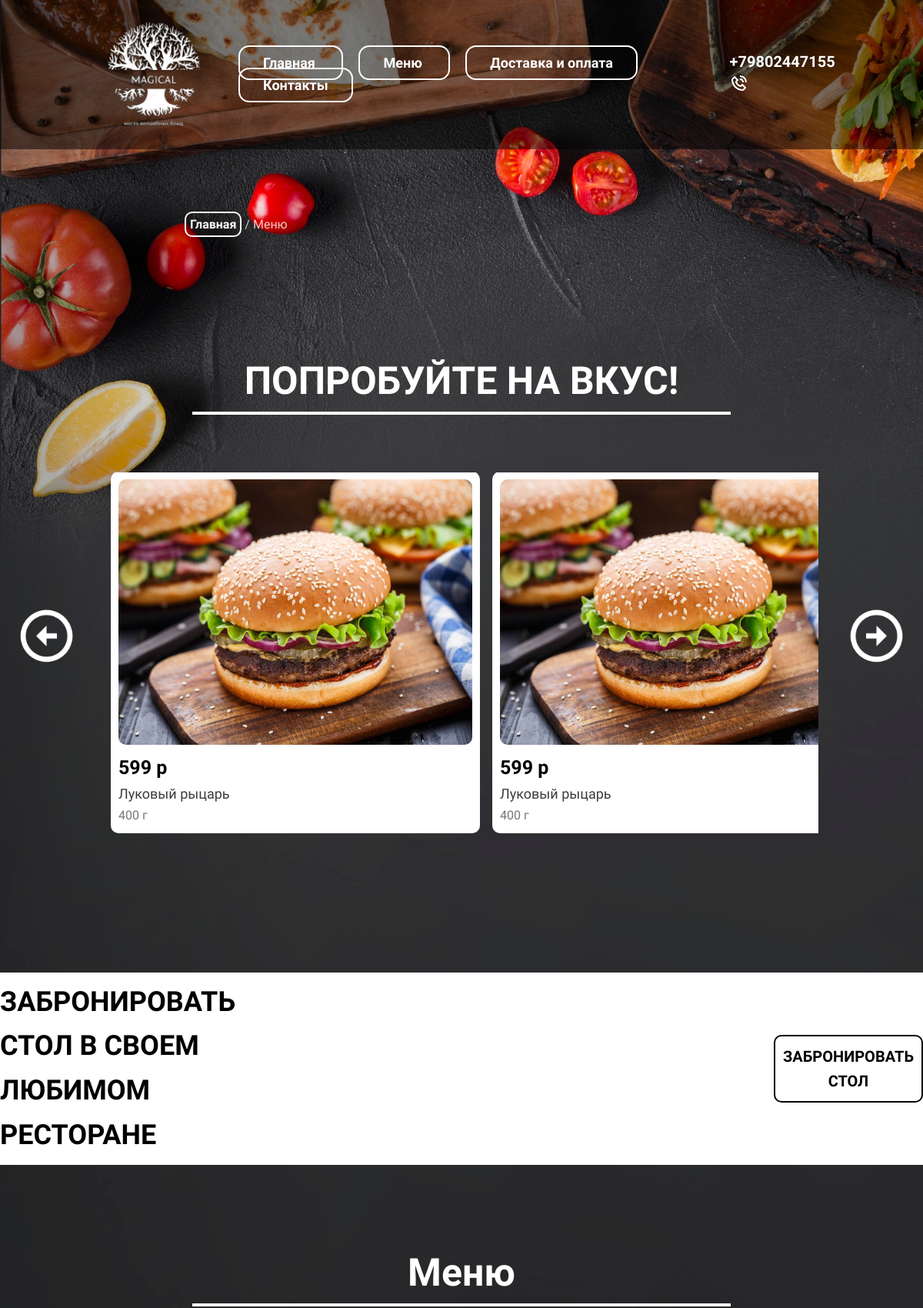
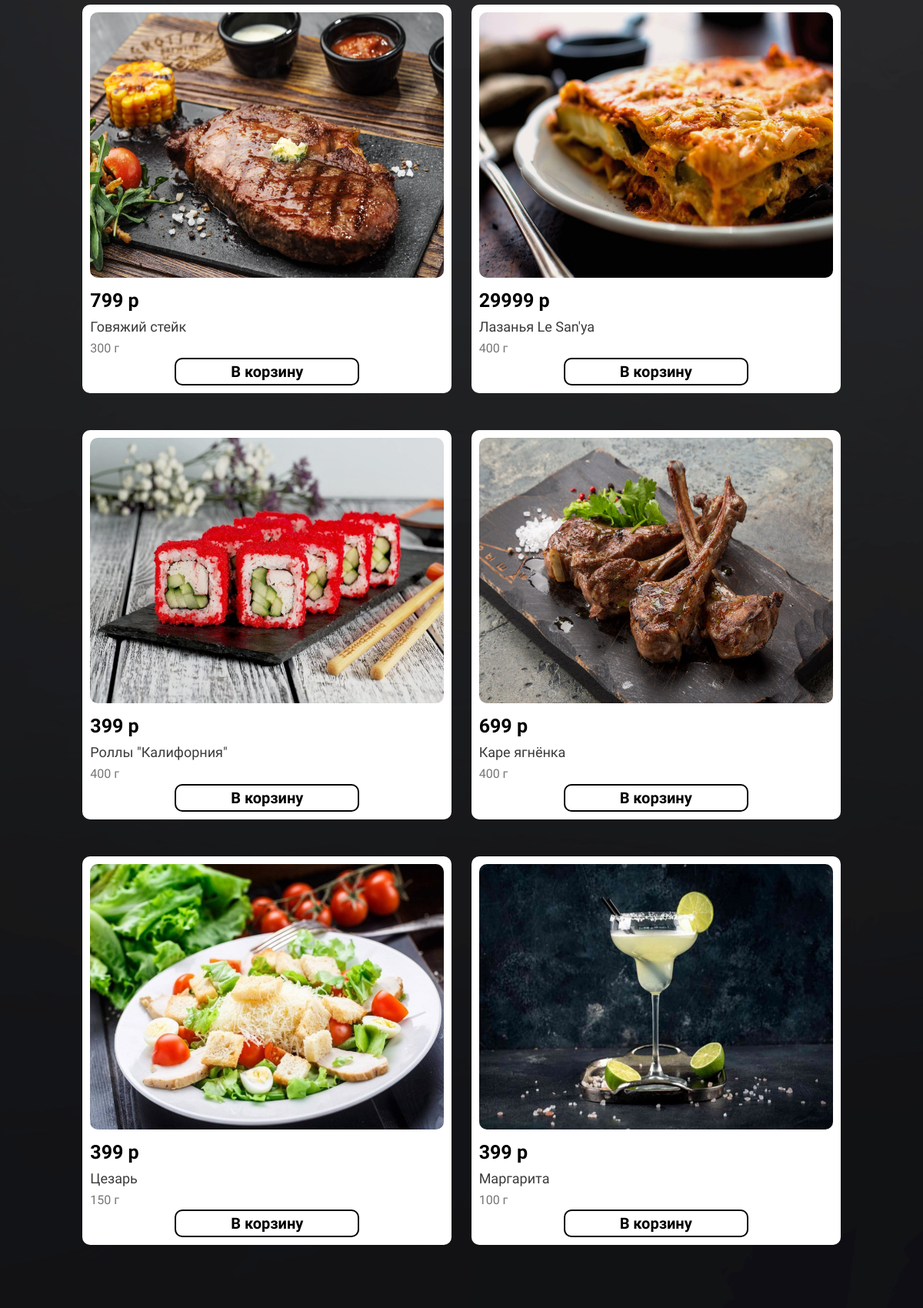
The app's page /menu/ (upper part) with its own data (2 pictures, top to bottom).
### testapp1/models.py (models this page shows, shortened)
class MealMachine(models.Model):
    name = models.CharField(max_length=40, blank=True)
    price = models.IntegerField(blank=True)
    weight = models.IntegerField(blank=True)
    preview_picture = models.CharField(max_length=100, blank=True)

### testapp1/views.py (the view)
# urls.py: path('menu/', menu_page, name='menu'),
def menu_page(request):
    form = BookingForm(request.POST)
    if request.method == 'POST':
        if form.is_valid():
            form.save()
        else:
            form = BookingForm()
    meals = MealMachine.objects.all()
    return render(request, 'menu.html', {'form': form, 'meals': meals})

### templates/Menu.html (shortened to what this page needs)
<!DOCTYPE html>
{% load static %}
<html lang="en">
  <head>
  </head>
  <body style="">
    <div class="header">
       <img src="{% static 'images/magical_top.png' %}" alt="logo" class="logo" />
      <div class="container">
        <a
          href="{% url 'index' %}"
        >
          Главная
        </a>
        <a
          href="{% url 'menu' %}"
        >
          Меню
        </a>
        <a
          href="{% url 'payment_and_delivery_page' %}"
        >
          Доставка и оплата</a
        >
        <a
          href="{% url 'contacts' %}"
        >
          Контакты</a
        >
      </div>
      <a class="phone">
        +79802447155
        <span>
          <img
 /></span
      ></a>
    </div>
    <div class="button">
      <a
        href="{% url 'index' %}"
        >Главная</a
      >
      <span>/ Меню </span>
    </div>
    <div class="info">
      <h1>ПОПРОБУЙТЕ НА ВКУС!</h1>
    </div>
    <div id="app"  class="now">
    <img src="{% static 'images/left-arrow.png' %}" class="arrow-img" @click="scrollLeft">
    <section class="slide">
        <div class="row" ref="slider">
                <div class="card">
                    <img src="{% static 'images/burger.jpg' %}" alt="burger"/>
                    <div class="">
                        <p class="descryption">
                            <p class="d1"> 599 р</p>
                            <p class="d2"> Луковый рыцарь</p>
                            <p class="d3"> 400 г</p>
                        </p>
                </div>
            </div>
                <div class="card">
                    <img src="{% static 'images/burger.jpg' %}" alt="burger"/>
                    <div class="">
                        <p class="descryption">
                            <p class="d1"> 599 р</p>
                            <p class="d2"> Луковый рыцарь</p>
                            <p class="d3"> 400 г</p>
                        </p>
                    </div>
                </div>
        </div>
    </section>
    <img src="{% static 'images/right-arrow.png' %}" class="arrow-img" @click="scrollRight"/>
</div>
    <section class="booking">
      <div class="title-book">
        ЗАБРОНИРОВАТЬ СТОЛ В СВОЕМ ЛЮБИМОМ РЕСТОРАНЕ
      </div>
       <a id="btn-book" class="btn-book"> ЗАБРОНИРОВАТЬ СТОЛ</a>
    </section>
    <h3> Меню</h3>
    <div class="grid">
            {% for meal in meals %}
                <article class="card">
                    <img src="{% static meal.preview_picture %}" alt=""/>
                    <p class="descryption">
           <p class="d1"> {{ meal.price }} р</p>
           <p class="d2"> {{ meal.name }} </p>
           <p class="d3"> {{ meal.weight }} г</p>
         </p>
          <a href="{% url 'add_to_payment_and_delivery' meal.pk %}">
              В корзину
          </a>
                </article>
            {% endfor %}
    </div>
  </body>
</html>

### static/Styles/Priority_menu.css (style rules this page uses)
* { margin: 0; padding: 0; box-sizing: border-box; font-family: "Nova square", sans-serif; }
body { margin: 0; background-image: url('new2.jpg'); line-height: 1.6; max-width: 100%; background-attachment: scroll; background-size: cover; display: inline !important; }
.header { background-color: rgba(0, 0, 0, 0.5); padding: 1px 100px; display: flex; justify-content: space-around; align-items: center; margin-bottom: 85px; }
.phone { color: white; font-size: 20px; font-weight: 700; cursor: pointer; }
.container a { padding: 10px 30px; font-weight: 700; font-size: 18px; border: 2px solid white; border-radius: 14px; margin: 0px 10px; color: white; text-decoration: none; }
.logo { margin: 0px; width: 200px; }
.phone:after { background-color: white; display: block; content: ""; height: 2px; width: 0%; -webkit-transition: width 0.3s ease-in-out; -moz--transition: width 0.3s ease-in-out; transition: width 0.3s ease-in-out; }
.button a { text-decoration: none; color: white; margin-left: 240px; padding: 5px; font-style: bold; border: 2px solid white; border-radius: 10px; width: fit-content; font-weight: bold; }
.button span { color: rgba(255, 255, 255, 0.788); }
body h1 { max-width: 60%; margin-inline: auto; color: white; font-size: 50px; max-height: 100vh; margin-top: 150px; text-align: center; font-weight: bolder; padding: 0px; border-bottom: 4px solid white; width: 700px; }
.card { background-color: white; max-width: 480px; max-height: 100%; flex-shrink: 0; border-radius: 10px; margin: 0.5rem; margin-bottom: 40px; color: black; display: flex; flex-direction: column; padding-bottom: 10px; }
.descryption { direction: ltr; }
.d1 { padding-left: 10px; font-size: 25px; color: black; font-weight: 700; }
.d2 { padding-left: 10px; font-size: 18px; color: rgb(59, 59, 59); }
.d3 { padding-left: 10px; font-size: 16px; color: rgba(95, 95, 95, 0.856); }
.card a { text-align: center; font-size: 20px; border: 2px solid black; border-radius: 10px; width: 50%; margin: auto; font-weight: bolder; }
.card img { margin: 10px; max-width: 100%; height: auto; border-radius: 10px; }
.row { margin-top: 75px; height: 500px; display: flex; flex-flow: row nowrap; align-items: center; align-content: center; justify-content: space-evenly; position: relative; overflow: hidden; width: 100%; }
.booking { background-color: white; margin-top: 150px; margin-bottom: 100px; width: 100%; height: 250px; display: flex; align-items: center; align-content: center; justify-content: center; }
.title-book { width: 700px; text-align: left; font-size: 36px; font-weight: bolder; }
.btn-book { text-align: center; font-size: 20px; border: 2px solid black; border-radius: 10px; width: auto; padding: 10px; margin-left: 600px; font-weight: bolder; }
.grid { display: flex; flex-wrap: wrap; align-items: center; align-content: center; justify-content: space-evenly; max-width: 85%; margin: auto; }
body h3 { max-width: 60%; margin-inline: auto; color: white; font-size: 50px; text-align: center; font-weight: bolder; padding: 0px; border-bottom: 4px solid white; width: 700px; }
.now { padding: 0 20px 0 20px; gap: 0px; align-items: center; align-content: center; max-width: 100vw; margin: 0 auto; box-sizing: border-box; display: flex; flex-direction: row; justify-content: space-between; }
.slide { overflow: hidden; max-width: 80%; box-sizing: border-box; }
.arrow-img { height: auto; width: 7%; }
.card a { text-decoration: none; color:black; }

### records on screen
MealMachine: preview_picture (picture), price "799", name "Говяжий стейк", weight "300"
MealMachine: preview_picture (picture), price "29999", name "Лазанья Le San'ya", weight "400"
MealMachine: preview_picture (picture), price "399", name "Роллы \"Калифорния\"", weight "400"
MealMachine: preview_picture (picture), price "699", name "Каре ягнёнка", weight "400"
MealMachine: preview_picture (picture), price "399", name "Цезарь", weight "150"
MealMachine: preview_picture (picture), price "399", name "Маргарита", weight "100"
